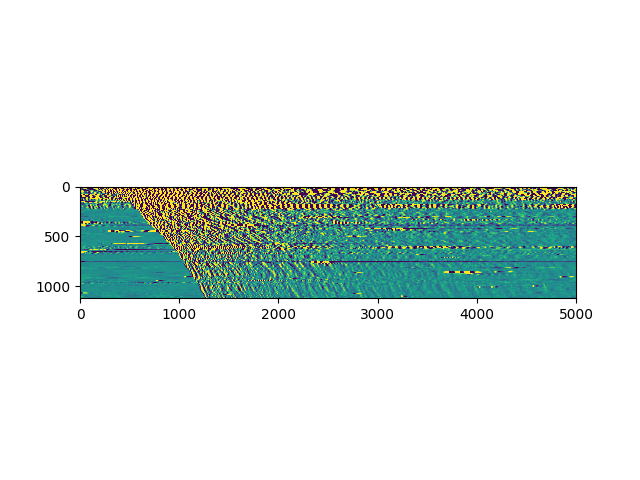

Recreate this plot in Python.
import segyio
import numpy as np
import matplotlib.pyplot as plt

traces = []
filename = 'VSPZO_RAW_2020-01-17_4.SEGY'
with segyio.open(filename, strict=False) as f:
    for trace in f.trace:
        traces.append(list(trace))
plt.imshow(traces, vmin=-0.01, vmax=0.01)
plt.savefig('plotsegydemo.png')
